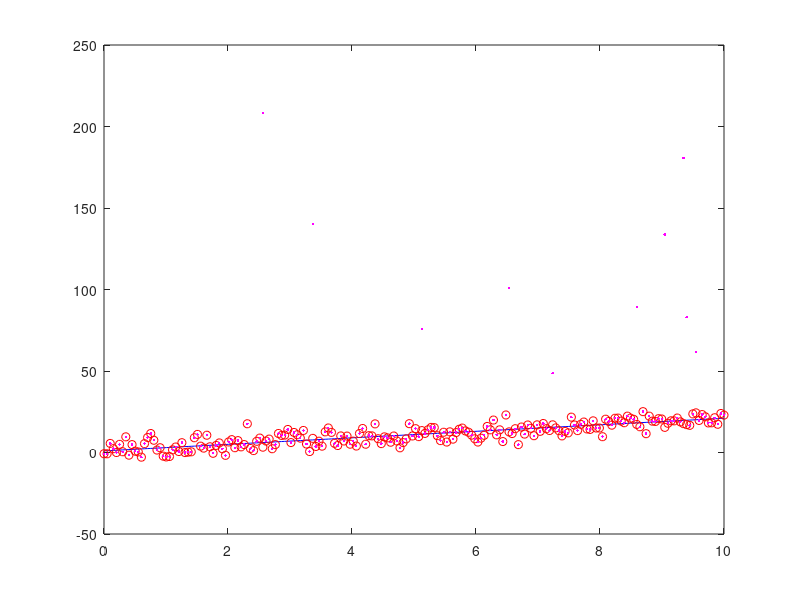

MATLAB code to generate this figure: (Note: this script raises an error after producing the figure.)
%% cvx-test
% Kjartan Halvorsen
% 2015-10-29

close all

% Generate a signal according to a simple linear model y=ax+b. We will
% estimate a and b from noisy measurements.
a0 = 2;
b0 = 1;
N = 200;
x = linspace(0,10,N)';
unos = ones(size(x));
y0 = a0*x + b0*unos; 

% Add some noise
% First white gaussian noise
sgma = 4;
yg = y0 + sgma*randn(size(y0));

% Then also with bernoulli-gaussian noise
p_outlier = 0.1; % Probability of outlier
n_a = sgma*20;     % Amplitude of outlier
bg_noise = abs(n_a*randn(size(y0)));
bg_noise(find(rand(size(y0)) > p_outlier)) = 0;

ybg = yg + bg_noise;

figure(1)
clf
plot(x, y0, 'b')
hold on
plot(x, yg, 'ro')
plot(x, ybg, 'm.')

%% Least squares estimate of parameters a and b

% First Least-squares, also known as l2-minimization:
%    minimize_{a,b}  f(a,b) = 1/2 ||y - (a*x+b)||_2
% which can be written
%    minimize_{e,a,b} 1/2 ||e||_2
%    such that   e = y - (a*x+b*1),
%   1 is a column vector of ones.

% The solution is found by taking the derivative of the criterion function
% and setting equal to zero:
% Let z = [a;b] be the variables in the problem
%    d/dx 1/2 ||e||_2 = d/dx 1/2 e'*e = e' * d/x e = e' * [-x, -1] = (y-(a*x-b*1))' * [-x, -1] = 0
%    => 2 equations
%    (1) -y'*x + a*x'*x + b*1'*x = 0 (scalar)
%    (2) -y'*1 + a*x'*1 + b*1'*1 = 0 (scalar)
%    Write (1) and (2) as linear equations in a and b:
%    [x'*x  x'*1  ] * [a;b] = [x'*y']
%    [1'*x  1'*1  ]           [1'*y']
%    [x 1]' * [x 1] * [a;b] = [x 1]'*y
%     A'*A * x = A'*y
A = [x unos];
zhat2m = A\ybg  % Least squares solution using matlab's builtin solver
zhat2n = inv(A'*A)*A'*ybg % Solve directly (should be avoided because of numerical issues)
a2 = zhat2m(1);
b2 = zhat2m(2);
sprintf('True parameters: a=%f, b=%f', a0, b0)
sprintf('Least squares estimates: a=%f, b=%f', a2, b2)


% The same problem solved with cvx
cvx_begin
    variable z2(2)
    minimize( norm(A*z2-ybg) )
cvx_end
sprintf('Least squares estimates (cvx): a=%f, b=%f', z2(1), z2(2))

% Plot of residuals
e2 = ybg - (a2*x + b2*unos);
figure(2)
clf
hist(e2, 50)
title('Residuals, least-squares')

% Plot regression line
figure(1)
l0 = plot(x, a0*x + b0, 'k')
hold on
l2r = plot(x, a2*x + b2*unos, 'g', 'linewidth', 2)

%% L1-minimization
% Instead of minimizing the sum of square of the residuals or the l2-norm (which is what
% least squares does), we can minimize the absolute value of the residuals
% instead. This is the same as minimizing the l1-norm of the residuals. 
% This cannot be done in closed form. However, the problem is a convex optimization problem and 
% can be solved fast and (extremely) simply with cvx:

cvx_begin
    variable z1(2)
    minimize( norm(A*z1-ybg, 1) ) % Note the 1!
cvx_end
a1 = z1(1);
b1 = z1(2);
sprintf('l1-minimizaion estimates (cvx): a=%f, b=%f', a1, b1)

% Plot of residuals
e1 = ybg - (a1*x + b1*unos);
figure(3)
hist(e1, 50)
title('Residuals, l1-minimization')

% Plot regression line
figure(1)
l1r = plot(x, a1*x + b1*unos, 'c', 'linewidth', 2)

%% L1 - regularization
% Let's go back to the model. We had
%   y = ax + b + v + w,
% where v is a white Gaussian noise and w is a sparse vector (meaning most of its elements are zer)
% with outliers (Bernoulli-Gaussian noise in this case).
% Write the model as
%    y-(ax+b)-w = v
% If we know the outlier vector w, we can subtract this and get a residual
% vector which is Gaussian. Such a vector is best minimized using least
% squares. 
% This leads us to the following optimization problem
%   minimize 0.5 * (y - (ax + b) - w)'*(y - (ax + b) - w)   +   gamma*||w||_1
% with optimization variables z=[a;b;w].
% Including the l1-norm of w in the criterion is a powerful trick. The
% l1-norm will make sure the w vector is sparse, depending on the tuning
% variable gamma. With gamma=0, then w will not be sparse and it will contain the 
% residuals for the least squares solution to the original problem.
% Write the problem as 
%   minimize  0.5*(AA*z - y)'*(AA*z - y) + gamma* ||C*z||_1, 
% where
%   AA = [A I_n] (N x (2+N)), and
%    C = [0 I_n] ( N x (2+N))
%
% The criterion is actually is equivalent to 
%   minimize  norm(AA*z - y)) + gamma2* ||C*z||_1, 
% but with a different value of gamma2.
%
% if we know that the white gaussian noise has a certain variance (or
% covariance if it's multicariable), then the quadratic term in our
% minimzation problem can be weighted by the inverse of this variance. This
% gives
%   minimize  0.5*(AA*z - y)'*W*(AA*z - y) + gamma * ||C*z||_1, 
% or, equivalently
%   minimize  norm(sqrt(W)*(AA*z - y)) + gamma2 * ||C*z||_1, 
%
% where W is the inverse of the covariance matrix for the noise vector v. Since this noise
% is white (uncorrelated) and time invariant with variance sgma^2, 
% W is a diagonal matrix with 1/sgma^2 on the diagonal. The criterion can
% then be written 
%   minimize  norm((1/sgma)*(AA*z - y)) + gamma2* ||C*z||_1, 
%  

AA = [A eye(N)];
C = [zeros(N,2) eye(N)]; 
gamma = 0.5;
%gamma2 = 0.04;
cvx_begin
    variable zl1(2+N)
    minimize( (0.5/sgma^2)*(AA*zl1 -ybg)'*(AA*zl1 -ybg) + gamma*norm(C*zl1, 1))
    %minimize( norm( (1/sgma)*(AA*zl1 -ybg) ) + gamma2*norm(C*zl1, 1) )
cvx_end
al1 = zl1(1);
bl1 = zl1(2);
w = zl1(3:N+2);
tol = 1e-6;
outliers = find(abs(w) > tol);

sprintf('l1-regularized least squares estimates (cvx): a=%f, b=%f', al1, bl1)
sprintf('Number of outliers: %d', length(outliers))
max(w)

% Plot histogram of residuals
el1 = ybg - (al1*x + bl1*unos + w);
figure(4)
hist(el1, 50)
title('Residuals, l1-regularization')

% Plot regression line and identify outliers
figure(1)
l1rr = plot(x, al1*x + bl1*unos, 'y', 'linewidth', 2)
for i=find(abs(w)>tol)
  plot(x(i), al1*x(i) + bl1 + w(i), 'yo')
end

%% L1-regularization as a Quadratic Programming problem
%
% By inroducing w=wp-wm, withe wp and wm non-negative we can write the l1-regularization problem
%   minimize  0.5(Ax + w -y)'W(Ax + w - y)  + gamma ||w||_1
% as 
%   minimize 0.5*([A I -I]*[x;wp;wm] - y)'*W*([A I -I]*[x;wp;wm] - y) 
%               + gamma*(sum(wp) + sum(wm) )
%   subject to
%              wp >= 0
%              wm >= 0
% This problem has the form
%    minimize z'*Q*z + c'z
%    subject to
%             Fz >= 0
% with z = [x;wp;wm]:
% Write the criterion function as 
%    0.5(B*z-y)̈́'*W*(B*z-y) + gamma*[0 I I]*z  
%           = 0.5*z'*B'*W*B*z - y'*W*B*z + 0.5*y'*W*y + gamma*[0  I I ] z
% Since the term 0.5*y'*W*y does not depend on z, we can eliminate it from the
% criterion function and obtain
%    minimize 0.5*z'*B'*W*B*z + (-y'*W*B + gamma*[0  I I ])* z
%                   = z'* Q * z + c'*z
%    subject to
%             [0 I 0;
%              0 0 I] * z >= 0
gamma = 0.05;
B = [A eye(N) -eye(N)];
Q = (0.5/sgma^2)*B'*B;
cc = -ybg'*B/sgma^2 + gamma*[zeros(1,2) ones(1,2*N)];
F = [zeros(N,2) eye(N) zeros(N,N); zeros(N,2) zeros(N,N) eye(N)];
cvx_begin
   variable zqp(2+2*N,1)
   minimize( cc*zqp + zqp'*Q*zqp )
   subject to
        F*zqp >= 0;
        
cvx_end

aqp = zqp(1);
bqp = zqp(2);
wp = zqp(3:N+2);
wm = zqp(N+3:2*N+2);
w = wp - wm;
tol = 1e-6;
outliers = find(abs(w) > tol);

sprintf('l1-regularized least squares as QP (cvx): a=%f, b=%f', aqp, bqp)
sprintf('Number of outliers: %d', length(outliers))
max(w)

% Plot histogram of residuals
eqp = ybg - (aqp*x + bqp*unos + w);
figure(5)
hist(eqp, 50)
title('Residuals, l1-regularization as QP')

% Plot regression line and identify outliers
figure(1)
l1pqr = plot(x, aqp*x + bqp*unos, 'b', 'linewidth', 2);
for i=find(abs(w)>tol)
  plot(x(i), aqp*x(i) + bqp + w(i), 'bo')
end
legend([l0, l2r, l1r, l1rr, l1pqr], 'True','Least-squares', 'l1-minimization', 'l1-regularization', 'l1-reg as QP')
